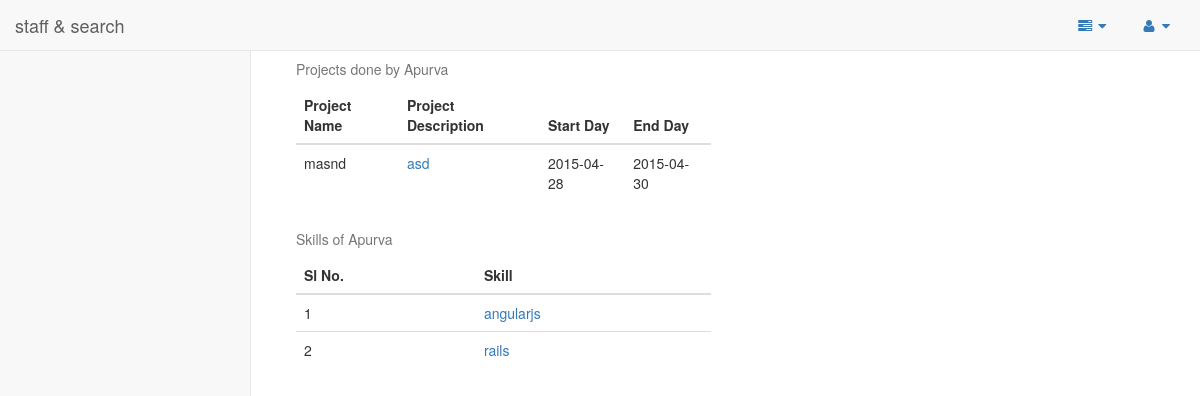
The page /admin/show_employee_details.php?id=4 on the database as committed earlier.
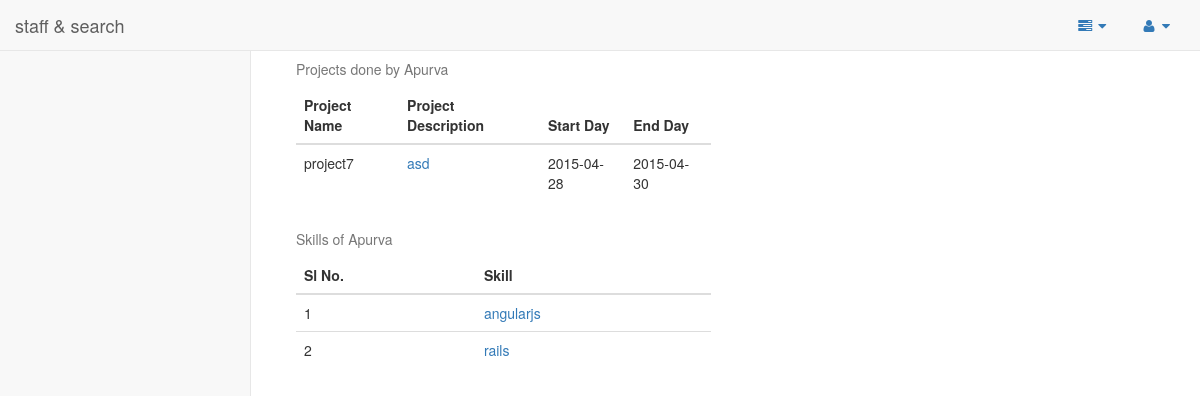
The same page on the database as committed later.
### tables this page shows
CREATE TABLE IF NOT EXISTS `projects` (
`project_id` int(11) NOT NULL,
  `name` varchar(50) NOT NULL,
  `start_day` date NOT NULL,
  `end_day` date NOT NULL,
  `description` text NOT NULL,
  `tech` text NOT NULL
);

### admin/show_employee_details.php (the view, shortened to what this page needs)
<?php
    include("header.php");
    $dev_id = $_GET['id'];
?>
<body>
    <div id="wrapper">
       <?php
        include 'side_and_menu.php';
       ?>
       <?php
       $query = "SELECT * from projects where project_id in (select project_id from developer_project_map where dev_id = '".$dev_id."')";
       $result = mysql_query($query);
       $skills = mysql_query("SELECT tech from developers where dev_id ='".$dev_id."'");
       ?>
    <div id="page-wrapper">
        <div class="col-md-6">
            <table class="table">
              <caption>Projects done by <?php $name = mysql_fetch_assoc( mysql_query("SELECT name FROM developers where dev_id = '".$dev_id."'"));echo $name["name"];?></caption>
              <thead>
                <tr>
                  <th>Project Name</th>
                  <th>Project Description</th>
                  <th>Start Day</th>
                  <th>End Day</th>
                </tr>
              </thead>
              <tbody>
                <?php
                while ($row = mysql_fetch_array($result)) {
                  echo "<tr>
                  <td>".$row['name']."</td>
                  <td><a href='project_details.php?id=".$row['name']."'>".$row['description']."</a></td>
                  <td>".$row['start_day']."</td>
                  <td>".$row['end_day']."</td>
                </tr>";
                }
                ?>
              </tbody>
            </table>
            <table class="table">
              <caption>Skills of <?php $name = mysql_fetch_assoc( mysql_query("SELECT name FROM developers where dev_id = '".$dev_id."'"));echo $name["name"];?></caption>
              <thead>
                <tr>
                  <th>Sl No.</th>
                  <th>Skill</th>
                </tr>
              </thead>
              <tbody>
                <?php
                $count = 1;
                $row = mysql_fetch_array($skills);
                $individual_skill = explode(",",$row['tech']);
                for($i=0;$i<count($individual_skill);$i++) {
                  echo "<tr>
                  <td>".$count++."</td>
                  <td><a href='project_details.php?id=".$row['tech']."'>".$individual_skill[$i]."</a></td>
                </tr>";
                }
                ?>
              </tbody>
            </table>
        </div>
    </div>
    </div>
</body>
</html>

### admin/head_menu.php (shortened to what this page needs)
<div class="navbar-header">
               <a class="navbar-brand" href="index.php">staff & search</a>
           </div>
           <ul class="nav navbar-top-links navbar-right">
               <li class="dropdown">
                   <a class="dropdown-toggle" data-toggle="dropdown" href="#">
                       <i class="fa fa-tasks fa-fw"></i>  <i class="fa fa-caret-down"></i>
                   </a>
               </li>
               <li class="dropdown">
                   <a class="dropdown-toggle" data-toggle="dropdown" href="#">
                       <i class="fa fa-user fa-fw"></i>  <i class="fa fa-caret-down"></i>
                   </a>
               </li>
           </ul>

Rows that differ between the two databases and show on the page:
changed projects "asd": name "masnd" → "project7"
